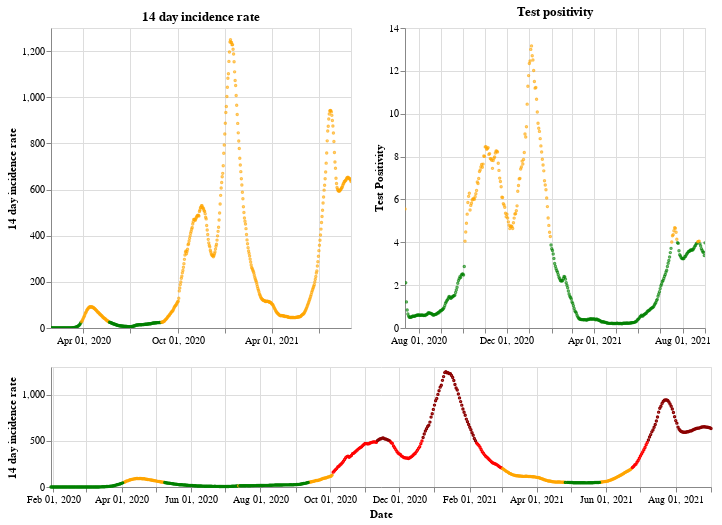

Notebook code for this chart:
### Markdown cell above
## England

### Code cell
plot_traffic_light('England')

### Figure 1 — Vega-Lite specification as saved in the notebook (floating-point values rounded to 4 significant figures; data arrays with more than 128 entries replaced by an {"elided": "..."} marker saying what was removed)
{"config": {"view": {"continuousWidth": 400, "continuousHeight": 300}}, "vconcat": [{"hconcat": [{"mark": {"type": "point", "size": 2}, "encoding": {"color": {"condition": {"value": "green", "test": "(datum.twoWeeklyCasesRate <= 25)"}, "value": "orange"}, "tooltip": [{"type": "nominal", "field": "areaName"}, {"type": "temporal", "field": "date"}, {"type": "quantitative", "field": "twoWeeklyCasesRate"}, {"type": "quantitative", "field": "testPositivity"}], "x": {"type": "temporal", "axis": {"title": ""}, "field": "date", "scale": {"domain": {"selection": "DateBrush"}}, "timeUnit": "yearmonthdate"}, "y": {"type": "quantitative", "axis": {"title": "14 day incidence rate"}, "field": "twoWeeklyCasesRate"}}, "title": "14 day incidence rate", "width": 300}, {"mark": {"type": "point", "size": 2}, "encoding": {"color": {"condition": {"value": "green", "test": "(datum.testPositivity <= 4)"}, "value": "orange"}, "tooltip": [{"type": "nominal", "field": "areaName"}, {"type": "temporal", "field": "date"}, {"type": "quantitative", "field": "twoWeeklyCasesRate"}, {"type": "quantitative", "field": "testPositivity"}], "x": {"type": "temporal", "axis": {"title": ""}, "field": "date", "scale": {"domain": {"selection": "DateBrush"}}, "timeUnit": "yearmonthdate"}, "y": {"type": "quantitative", "axis": {"title": "Test Positivity"}, "field": "testPositivity"}}, "title": "Test positivity", "width": 300}]}, {"layer": [{"mark": {"type": "point", "size": 2}, "encoding": {"color": {"condition": {"value": "orange", "test": "(((datum.testPositivity < 4) && (datum.twoWeeklyCasesRate >= 50)) && (datum.twoWeeklyCasesRate < 200))"}, "value": "red"}, "opacity": {"condition": {"value": 1, "test": "((datum.twoWeeklyCasesRate >= 50) && (datum.twoWeeklyCasesRate < 500))"}, "value": 0}, "tooltip": [{"type": "nominal", "field": "areaName"}, {"type": "temporal", "field": "date"}, {"type": "quantitative", "field": "twoWeeklyCasesRate"}, {"type": "quantitative", "field": "testPositivity"}], "x": {"type": "temporal", "axis": {"title": "Date"}, "field": "date", "timeUnit": "yearmonthdate"}, "y": {"type": "quantitative", "axis": {"title": "14 day incidence rate"}, "field": "twoWeeklyCasesRate"}}, "selection": {"DateBrush": {"type": "interval", "encodings": ["x"], "fields": ["Time"]}}}, {"mark": {"type": "point", "size": 2}, "encoding": {"color": {"value": "darkred"}, "opacity": {"condition": {"value": 1, "test": "(datum.twoWeeklyCasesRate >= 500)"}, "value": 0}, "tooltip": [{"type": "nominal", "field": "areaName"}, {"type": "temporal", "field": "date"}, {"type": "quantitative", "field": "twoWeeklyCasesRate"}, {"type": "quantitative", "field": "testPositivity"}], "x": {"type": "temporal", "axis": {"title": "Date"}, "field": "date", "timeUnit": "yearmonthdate"}, "y": {"type": "quantitative", "axis": {"title": "14 day incidence rate"}, "field": "twoWeeklyCasesRate"}}}, {"mark": {"type": "point", "size": 2}, "encoding": {"color": {"condition": {"value": "green", "test": "((datum.testPositivity < 4) && (datum.twoWeeklyCasesRate < 50))"}, "value": "orange"}, "opacity": {"condition": {"value": 1, "test": "(datum.twoWeeklyCasesRate < 50)"}, "value": 0}, "tooltip": [{"type": "nominal", "field": "areaName"}, {"type": "temporal", "field": "date"}, {"type": "quantitative", "field": "twoWeeklyCasesRate"}, {"type": "quantitative", "field": "testPositivity"}], "x": {"type": "temporal", "axis": {"title": "Date"}, "field": "date", "timeUnit": "yearmonthdate"}, "y": {"type": "quantitative", "axis": {"title": "14 day incidence rate"}, "field": "twoWeeklyCasesRate"}}}], "height": 120, "width": 660}], "data": {"name": "data-8674a1efd26dcd99c65a4e5ab677998a"}, "$schema": "https://vega.github.io/schema/vega-lite/v4.8.1.json", "datasets": {"data-8674a1efd26dcd99c65a4e5ab677998a": {"elided": "581 records"}}}
